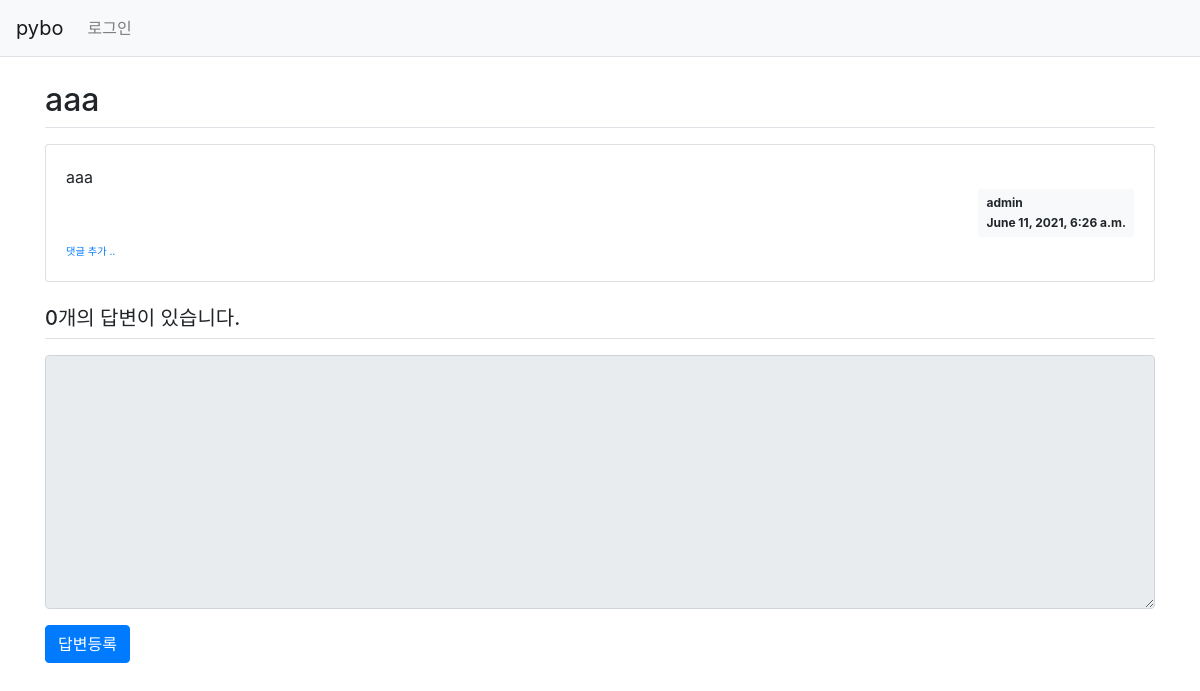
Before: /pybo/306/ with the older database file.
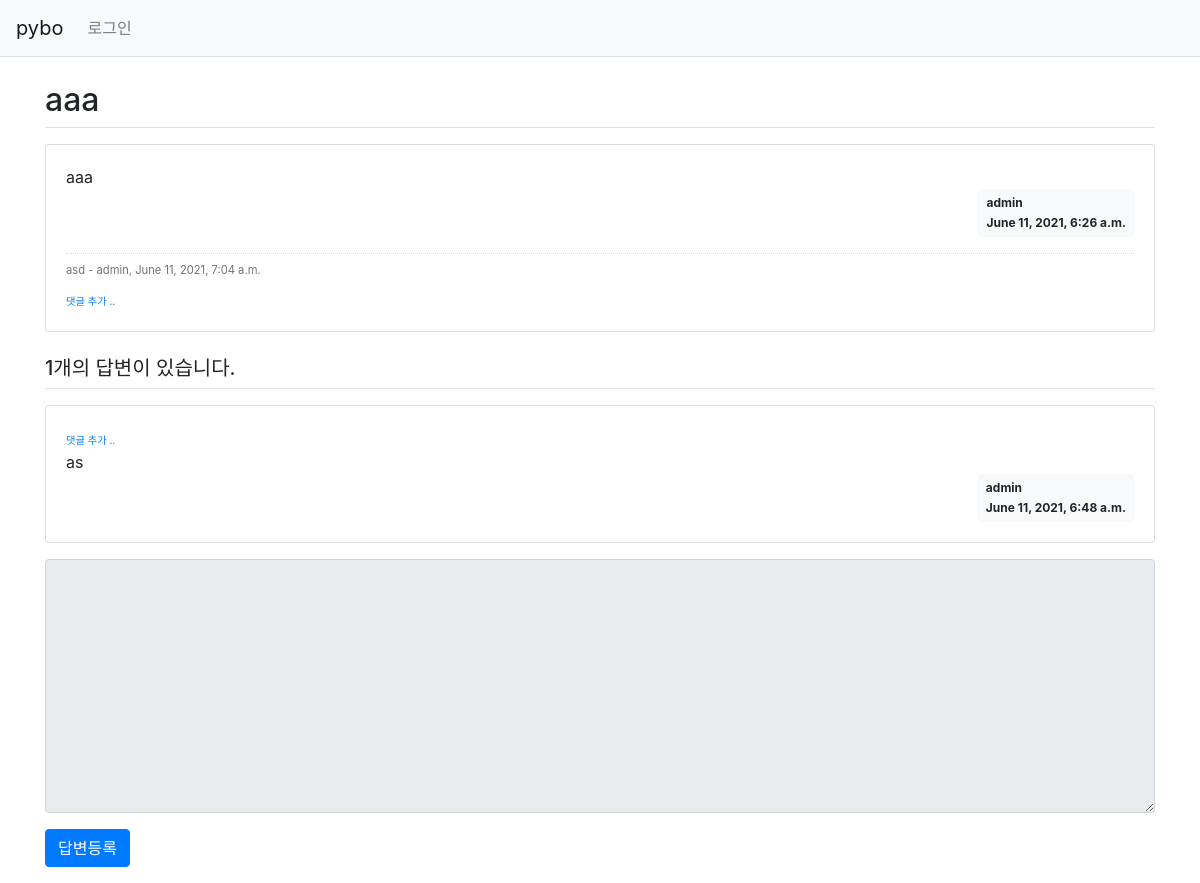
After: the same page with the newer database file.
### pybo/models.py (models this page shows, shortened)
class Question(models.Model):
    author = models.ForeignKey(User, on_delete=models.CASCADE)
    subject = models.CharField(max_length=200)
    content = models.TextField()
    create_date = models.DateTimeField()
    modify_date = models.DateTimeField(null=True, blank=True)

class Comment(models.Model):
    author = models.ForeignKey(User, on_delete=models.CASCADE)
    content = models.TextField()
    create_date = models.DateTimeField()
    modify_date = models.DateTimeField(null=True, blank=True)
    question = models.ForeignKey(Question, null=True, blank=True, on_delete=models.CASCADE)
    answer = models.ForeignKey(Answer, null=True, blank=True, on_delete=models.CASCADE)

class Answer(models.Model):
    author = models.ForeignKey(User, on_delete=models.CASCADE)
    question = models.ForeignKey(Question, on_delete=models.CASCADE)
    content = models.TextField()
    create_date = models.DateTimeField()
    modify_date = models.DateTimeField(null=True, blank=True)

### pybo/views.py (the view)
# urls.py: path('<int:question_id>/', views.detail, name='detail'),
def detail(request, question_id):
    question = get_object_or_404(Question,pk=question_id)
    context = {'question': question}
    return render(request, 'pybo/question_detail.html', context)

### templates/pybo/question_detail.html (shortened to what this page needs)
{% extends 'base.html' %}
{% block content %}
<div class="container my-3">
    <h2 class="border-bottom py-2">{{ question.subject }}</h2>
    <div class="card my-3">
        <div class="card-body">
            <div class="card-text" style="white-space: pre-line;">{{ question.content }}</div>
            <div class="d-flex justify-content-end">
                <div class="badge badge-light p-2 text-left">
                    <div class="mb-2">{{ question.author.username }}</div>
                    <div>{{ question.create_date }}</div>
                </div>
            </div>
            {% if question.comment_set.count > 0 %}
            <div class="mt-3">
            {% for comment in question.comment_set.all %}
                <div class="comment py-2 text-muted">
                    <span style="white-space: pre-line;">{{ comment.content }}</span>
                    <span>
                        - {{ comment.author }}, {{ comment.create_date }}
                    </span>
                </div>
            {% endfor %}
            </div>
            {% endif %}
            <div>
                <a href="{% url 'pybo:comment_create_question' question.id  %}"
                class="small"><small>댓글 추가 ..</small></a>
            </div>
        </div>
    </div>
    <h5 class="border-bottom my-3 py-2">{{question.answer_set.count}}개의 답변이 있습니다.</h5>
    {% for answer in question.answer_set.all %}
    <div class="card my-3">
        <div class="card-body">
                <div>
                    <a href="{% url 'pybo:comment_create_answer' answer.id  %}"
                        class="small"><small>댓글 추가 ..</small></a>
                </div>
            <div class="card-text" style="white-space: pre-line;">{{ answer.content }}</div>
            <div class="d-flex justify-content-end">
                <div class="badge badge-light p-2 text-left">
                    <div class="mb-2">{{ answer.author.username }}</div>
                    <div>{{ answer.create_date }}</div>
                </div>
            </div>
        </div>
    </div>
    {% endfor %}
    <form action="{% url 'pybo:answer_create' question.id %}" method="post" class="my-3">
        <div class="form-group">
            <textarea name="content" id="content"
            {% if not user.is_authenticated %}disabled{% endif %}
            class="form-control" rows="10"></textarea>
        </div>
        <input type="submit" value="답변등록" class="btn btn-primary">
    </form>
</div>
{% endblock %}

Changed rows visible on the page:
computed for Question "aaa": answer_set.count "0" → "1"
added Comment: content "asd", author "admin", create_date "June 11, 2021, 7:04 a.m."
added Answer: content "as", author.username "admin", create_date "June 11, 2021, 6:48 a.m."
